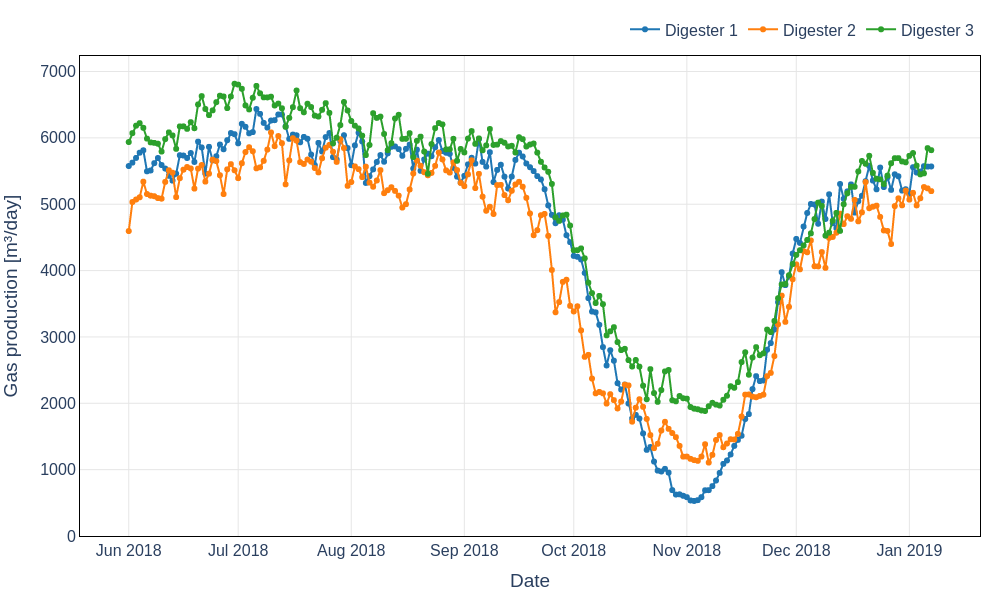

Write the Python code that produced this figure.
# filename: gasprod_timeseries_1.py
import pandas as pd
import plotly.graph_objects as go
import plotly.io as pio
import os
from datetime import datetime

# Input filename
file_name = "digester_data_3.csv"

# Output base name
base = "gasprod_timeseries_1"
py_fname = os.path.basename(__file__) if '__file__' in globals() else "gasprod_timeseries_1.py"
csv_out = f"{base}.csv"
html_out = f"{base}.html"
png_out = f"{base}.png"

# Read CSV, parse Date as day-first
df = pd.read_csv(file_name, encoding="utf-8", dayfirst=True)

# Parse Date column to datetime (day-first), coerce errors
df['Date'] = pd.to_datetime(df['Date'], dayfirst=True, errors='coerce')

# Select required columns and rename to requested headings
plot_df = df[['Date',
              'Digester 1 gas production (m3/day)',
              'Digester 2 gas production (m3/day)',
              'Digester 3 gas production (m3/day)']].copy()

plot_df.rename(columns={
    'Digester 1 gas production (m3/day)': 'Digester 1 gas production [m3/day]',
    'Digester 2 gas production (m3/day)': 'Digester 2 gas production [m3/day]',
    'Digester 3 gas production (m3/day)': 'Digester 3 gas production [m3/day]'
}, inplace=True)

# Sort by Date to ensure time series order
plot_df.sort_values('Date', inplace=True)

# Save the CSV containing exactly the data plotted (Date as ISO YYYY-MM-DD)
out_csv_df = plot_df.copy()
out_csv_df['Date'] = out_csv_df['Date'].dt.strftime('%Y-%m-%d')
out_csv_df.to_csv(csv_out, index=False, encoding='utf-8')

# Build Plotly figure
pio.templates.default = "plotly_white"
fig = go.Figure()

# Line settings
line_width = 2
marker_settings = dict(size=6)

# Add traces for each digester
fig.add_trace(go.Scatter(
    x=plot_df['Date'],
    y=plot_df['Digester 1 gas production [m3/day]'],
    mode='lines+markers',
    name='Digester 1',
    line=dict(width=line_width, color='#1f77b4'),
    marker=marker_settings,
    connectgaps=False
))
fig.add_trace(go.Scatter(
    x=plot_df['Date'],
    y=plot_df['Digester 2 gas production [m3/day]'],
    mode='lines+markers',
    name='Digester 2',
    line=dict(width=line_width, color='#ff7f0e'),
    marker=marker_settings,
    connectgaps=False
))
fig.add_trace(go.Scatter(
    x=plot_df['Date'],
    y=plot_df['Digester 3 gas production [m3/day]'],
    mode='lines+markers',
    name='Digester 3',
    line=dict(width=line_width, color='#2ca02c'),
    marker=marker_settings,
    connectgaps=False
))

# Update axes: Y-axis starts at 0
fig.update_yaxes(title_text='Gas production [m³/day]', rangemode='tozero', zeroline=True)
fig.update_xaxes(title_text='Date', showgrid=True)

# Update layout to match style requirements: plotly_white, black axis lines and ticks, global font size 16, grid visible
fig.update_layout(
    template='plotly_white',
    font=dict(size=16),
    xaxis=dict(showline=True, linewidth=1, linecolor='black', mirror=True),
    yaxis=dict(showline=True, linewidth=1, linecolor='black', mirror=True),
    legend=dict(orientation='h', yanchor='bottom', y=1.02, xanchor='right', x=1),
    margin=dict(l=60, r=20, t=20, b=60)
)

# Ensure grid is visible
fig.update_xaxes(showgrid=True, gridcolor='#e6e6e6')
fig.update_yaxes(showgrid=True, gridcolor='#e6e6e6')

# Save HTML (interactive). Requirements: responsive, no rangeslider, no title, plotly_white style, black axis lines and tick marks,
# include_plotlyjs='cdn'
fig.write_html(html_out, include_plotlyjs='cdn', full_html=True, auto_open=False)

# Save PNG using kaleido at 1000x600
fig.write_image(png_out, format='png', width=1000, height=600, scale=1)

# Print created filenames and the python file name to the terminal
print(py_fname)
print(csv_out)
print(html_out)
print(png_out)
